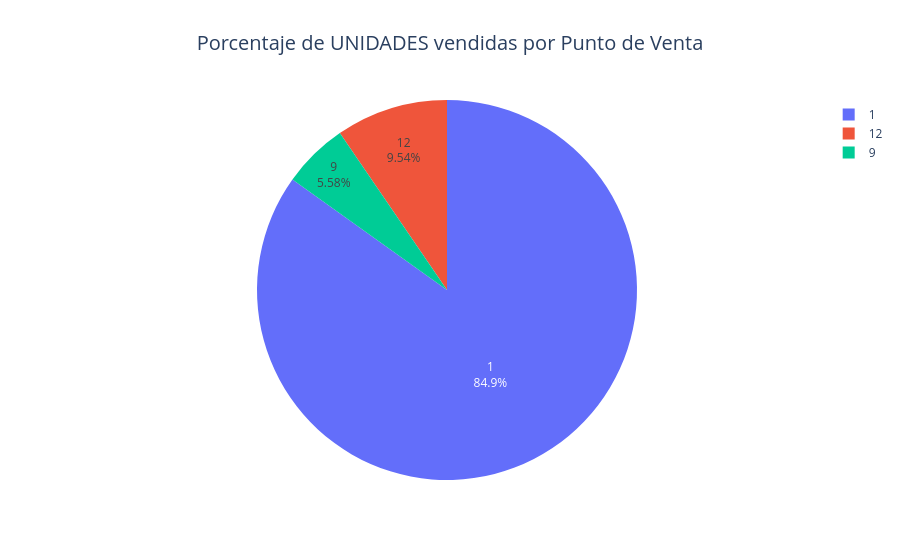
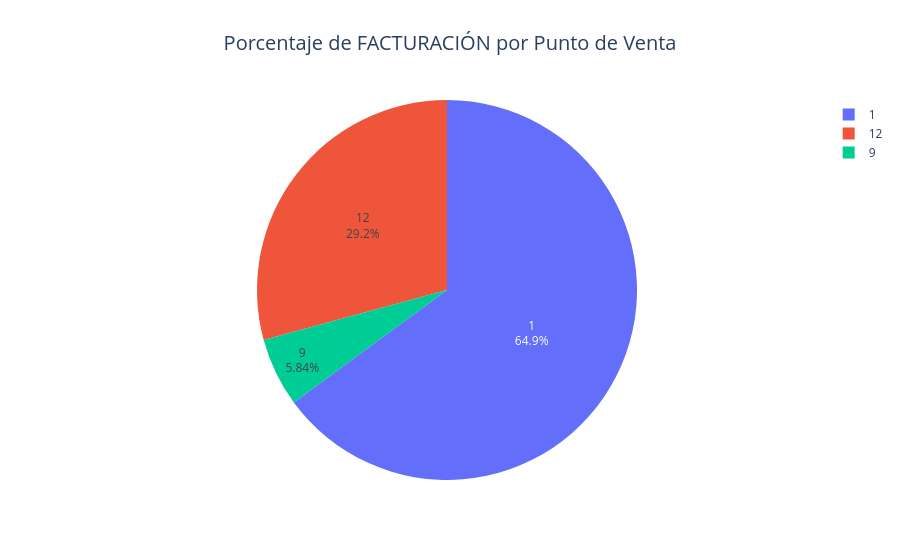

Source (notebook cell) for these figures, in order:
### Markdown cell above
Análisis por Punto de Venta

### Code cell
# porcentaje de UNIDADES vendidas por punto de venta 
units_pdv = (
    df_viz_desc.groupby('sucur')['canti']       # ver si cambiar esta columna por canti
      .sum()
      .reset_index()
      .rename(columns={'canti': 'unidades'})
)

units_pdv['porcentaje'] = 100 * units_pdv['unidades'] / units_pdv['unidades'].sum()

fig = px.pie(
    units_pdv,
    values='porcentaje',
    names='sucur',
    title='Porcentaje de UNIDADES vendidas por Punto de Venta'
)
fig.update_traces(textposition='inside', textinfo='percent+label')
fig.update_layout(title_x=0.5, title_font_size=20)
fig.show()

#porcentaje de FACTURACIÓN por punto de venta
revenue_pdv = (
    df.groupby('sucur')['total']
      .sum()
      .reset_index()
      .rename(columns={'total': 'facturacion'})
)

revenue_pdv['porcentaje'] = 100 * revenue_pdv['facturacion'] / revenue_pdv['facturacion'].sum()

fig = px.pie(
    revenue_pdv,
    values='porcentaje',
    names='sucur',
    title='Porcentaje de FACTURACIÓN por Punto de Venta'
)
fig.update_traces(textposition='inside', textinfo='percent+label')
fig.update_layout(title_x=0.5, title_font_size=20)
fig.show()

### Figure 1 — Plotly figure (JSON) as saved in the notebook; plotly's stock layout.template omitted (floating-point values rounded to 4 significant figures)
{"data": [{"domain": {"x": [0, 1], "y": [0, 1]}, "hovertemplate": "sucur=%{label}<br>porcentaje=%{value}<extra></extra>", "labels": [1, 9, 12], "legendgroup": "", "name": "", "showlegend": true, "textinfo": "percent+label", "textposition": "inside", "type": "pie", "values": [84.88, 5.581, 9.539]}], "layout": {"legend": {"tracegroupgap": 0}, "title": {"font": {"size": 20}, "text": "Porcentaje de UNIDADES vendidas por Punto de Venta", "x": 0.5}}}

### Figure 2 — Plotly figure (JSON) as saved in the notebook; plotly's stock layout.template omitted (floating-point values rounded to 4 significant figures)
{"data": [{"domain": {"x": [0, 1], "y": [0, 1]}, "hovertemplate": "sucur=%{label}<br>porcentaje=%{value}<extra></extra>", "labels": [1, 9, 12], "legendgroup": "", "name": "", "showlegend": true, "textinfo": "percent+label", "textposition": "inside", "type": "pie", "values": [64.93, 5.837, 29.24]}], "layout": {"legend": {"tracegroupgap": 0}, "title": {"font": {"size": 20}, "text": "Porcentaje de FACTURACIÓN por Punto de Venta", "x": 0.5}}}
